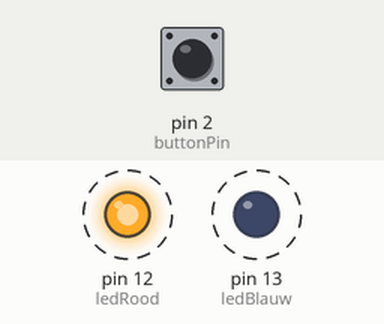
Bench run of a sketch on a simulated Arduino Uno, built with avr-gcc and run on an emulated ATmega328P. Parts: output pins drawn as LEDs (lit = HIGH). Dashed ring = blinking. The inputs (shaded band) are chosen by the test bench; at power-on: pin 2 (buttonPin) LOW. What the sketch prints to the serial monitor is not drawn.

Above: at 0.2 s.
Timing chart, 0 to 3.0 s (numbered marks = the images above):
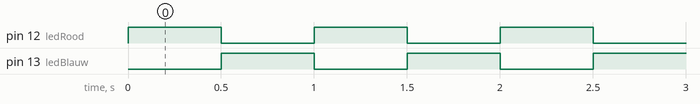

Measured:
- by itself, pin 12 (ledRood), pin 13 (ledBlauw): alternates HIGH for 0.50 s and LOW for 0.50 s

The sketch:

c3w6-forloop_conditional_oefening.ino
```cpp
const int buttonPin = 2;
const int ledBlauw = 13;
const int ledRood = 12;

int buttonState = 0;

void setup() {
  Serial.begin(9600);
  pinMode(buttonPin, INPUT);
  pinMode(ledBlauw, OUTPUT);
  pinMode(ledRood, OUTPUT);
}

void loop() {
  buttonState = digitalRead(buttonPin);
  Serial.println(buttonState); //print de status van de pushbutton


      digitalWrite(ledBlauw, LOW);
      digitalWrite(ledRood, HIGH);
      delay(500);
      digitalWrite(ledBlauw, HIGH);
      digitalWrite(ledRood, LOW);
      delay(500);

}
```
